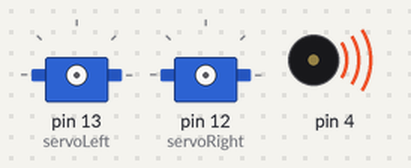
Simulated run of this sketch. Board: Arduino Uno, built with avr-gcc and run on an emulated ATmega328P. Shown: 2 × servo, buzzer (waves = sounding).

Above: at 0.1 s.
At 1.1 s:
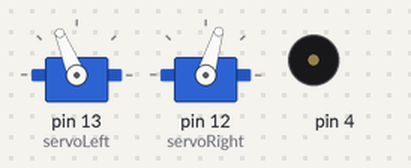
At 4.0 s:
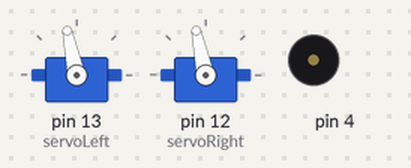
At 5.6 s:
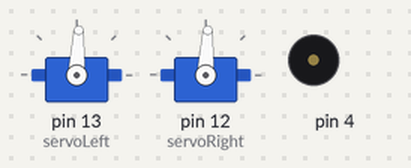
At 7.2 s:
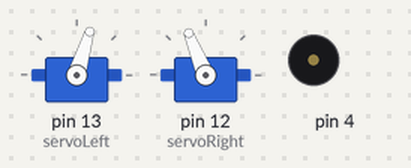
Timing chart, 0 to 8.7 s (numbered marks = the images above):
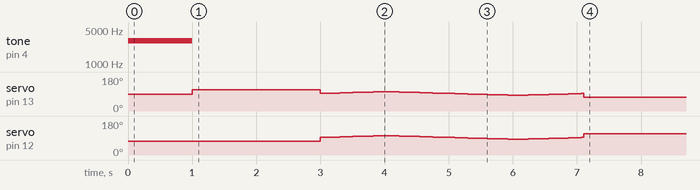

The sketch:

forwardleftrightramping.ino
```cpp
// Robotics with the BOE Shield - ForwardThreeSeconds
// Make the BOE Shield-Bot roll forward for three seconds, then stop.

#include <Servo.h>                           // Include servo library

Servo servoLeft;                             // Declare left and right servos
Servo servoRight;

void setup()                                 // Built-in initialization block
{
  tone(4, 3000, 1000);                       // Play tone for 1 second
  delay(1000);                               // Delay to finish tone

  servoLeft.attach(13);                      // Attach left signal to pin 13
  servoRight.attach(12);                     // Attach right signal to pin 12

  // Full speed forward
  servoLeft.writeMicroseconds(1700);         // Left wheel counterclockwise
  servoRight.writeMicroseconds(1300);        // Right wheel clockwise
  delay(2000);                               // ...for 3 seconds

  // Ramp right
  for(int speed = 0; speed <= 100; speed += 2) // Ramp stop to right turn
  {
    servoLeft.writeMicroseconds(1500+speed);   // us = 1500,1502, 1508...1600
    servoRight.writeMicroseconds(1500+speed);  // us = 1500,1502, 1508...1600
    delay(20);                                 // 20 ms at each speed
  }

  // Slow out of right
  for(int speed = 100; speed >= 0; speed -= 2)// right turn to stop
  {
    servoLeft.writeMicroseconds(1500+speed);   // us = 1600,1598, 1597...1500
    servoRight.writeMicroseconds(1500+speed);  // us = 1600,1598, 1597...1500
    delay(20);                                 // 20 ms at each speed
  }                                // ...for 0.6 seconds

  // Ramp left
  for(int speed = 0; speed >= -100; speed -= 2) // Ramp stop to right turn
  {
    servoLeft.writeMicroseconds(1500+speed);   // us = 1500,1502, 1508...1600
    servoRight.writeMicroseconds(1500+speed);  // us = 1500,1502, 1508...1600
    delay(20);                                 // 20 ms at each speed
  }

  // Slow out of left
  for(int speed = -100; speed <= 0; speed += 2)// right turn to stop
  {
    servoLeft.writeMicroseconds(1500+speed);   // us = 1600,1598, 1597...1500
    servoRight.writeMicroseconds(1500+speed);  // us = 1600,1598, 1597...1500
    delay(20);                                 // 20 ms at each speed
  }                                // ...for 0.6 seconds

   // Full speed backward
  servoLeft.writeMicroseconds(1300);         // Left wheel clockwise
  servoRight.writeMicroseconds(1700);        // Right wheel clockwise
  delay(2000);                                // ...for 0.6 seconds

  servoLeft.detach();                        // Stop sending servo signals
  servoRight.detach();
}

void loop()                                  // Main loop auto-repeats
{                                            // Empty, nothing needs repeating
}
```
